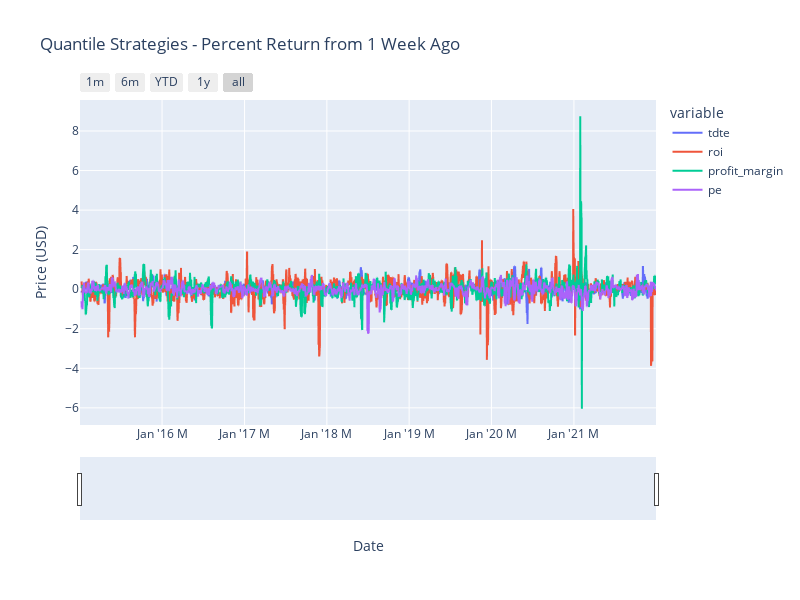

Notebook source saved alongside this figure:
### Code cell
px_plot(
    wk_pct_returns,
    title='Quantile Strategies - Percent Return from 1 Week Ago',
    labels={
        'value': 'Price (USD)',
        'dt': 'Date',
    },
)

### Figure 1 — Plotly figure (JSON) as saved in the notebook; plotly's stock layout.template omitted (floating-point values rounded to 4 significant figures; data arrays with more than 128 entries replaced by an {"elided": "..."} marker saying what was removed)
{"data": [{"hovertemplate": "variable=tdte<br>Date=%{x|%B %d, %Y}<br>Price (USD)=%{y}<extra></extra>", "legendgroup": "tdte", "line": {"color": "#636efa", "dash": "solid"}, "marker": {"symbol": "circle"}, "mode": "lines", "name": "tdte", "showlegend": true, "type": "scattergl", "x": {"elided": "2550 str values"}, "xaxis": "x", "y": {"elided": "2550 float values"}, "yaxis": "y"}, {"hovertemplate": "variable=roi<br>Date=%{x|%B %d, %Y}<br>Price (USD)=%{y}<extra></extra>", "legendgroup": "roi", "line": {"color": "#EF553B", "dash": "solid"}, "marker": {"symbol": "circle"}, "mode": "lines", "name": "roi", "showlegend": true, "type": "scattergl", "x": {"elided": "2550 str values"}, "xaxis": "x", "y": {"elided": "2550 float values"}, "yaxis": "y"}, {"hovertemplate": "variable=profit_margin<br>Date=%{x|%B %d, %Y}<br>Price (USD)=%{y}<extra></extra>", "legendgroup": "profit_margin", "line": {"color": "#00cc96", "dash": "solid"}, "marker": {"symbol": "circle"}, "mode": "lines", "name": "profit_margin", "showlegend": true, "type": "scattergl", "x": {"elided": "2550 str values"}, "xaxis": "x", "y": {"elided": "2550 float values"}, "yaxis": "y"}, {"hovertemplate": "variable=pe<br>Date=%{x|%B %d, %Y}<br>Price (USD)=%{y}<extra></extra>", "legendgroup": "pe", "line": {"color": "#ab63fa", "dash": "solid"}, "marker": {"symbol": "circle"}, "mode": "lines", "name": "pe", "showlegend": true, "type": "scattergl", "x": {"elided": "2550 str values"}, "xaxis": "x", "y": {"elided": "2550 float values"}, "yaxis": "y"}], "layout": {"height": 600, "legend": {"title": {"text": "variable"}, "tracegroupgap": 0}, "title": {"text": "Quantile Strategies - Percent Return from 1 Week Ago"}, "width": 800, "xaxis": {"anchor": "y", "autorange": true, "domain": [0, 1], "range": ["2015-01-02", "2021-12-31"], "rangeselector": {"buttons": [{"count": 1, "label": "1m", "step": "month", "stepmode": "backward"}, {"count": 6, "label": "6m", "step": "month", "stepmode": "backward"}, {"count": 1, "label": "YTD", "step": "year", "stepmode": "todate"}, {"count": 1, "label": "1y", "step": "year", "stepmode": "backward"}, {"step": "all"}]}, "rangeslider": {"autorange": true, "range": ["2015-01-02", "2021-12-31"], "visible": true, "yaxis": {"_template": null, "rangemode": "match"}}, "tickformatstops": [{"dtickrange": [null, 1000], "value": "%H:%M:%S.%L ms"}, {"dtickrange": [1000, 60000], "value": "%H:%M:%S s"}, {"dtickrange": [60000, 3600000], "value": "%H:%M m"}, {"dtickrange": [3600000, 86400000], "value": "%H:%M h"}, {"dtickrange": [86400000, 604800000], "value": "%e. %b d"}, {"dtickrange": [604800000, "M1"], "value": "%e. %b w"}, {"dtickrange": ["M1", "M12"], "value": "%b '%y M"}, {"dtickrange": ["M12", null], "value": "%Y Y"}], "title": {"text": "Date"}, "type": "date"}, "yaxis": {"anchor": "x", "autorange": true, "domain": [0, 1], "range": [-6.866, 9.568], "title": {"text": "Price (USD)"}, "type": "linear"}}}
